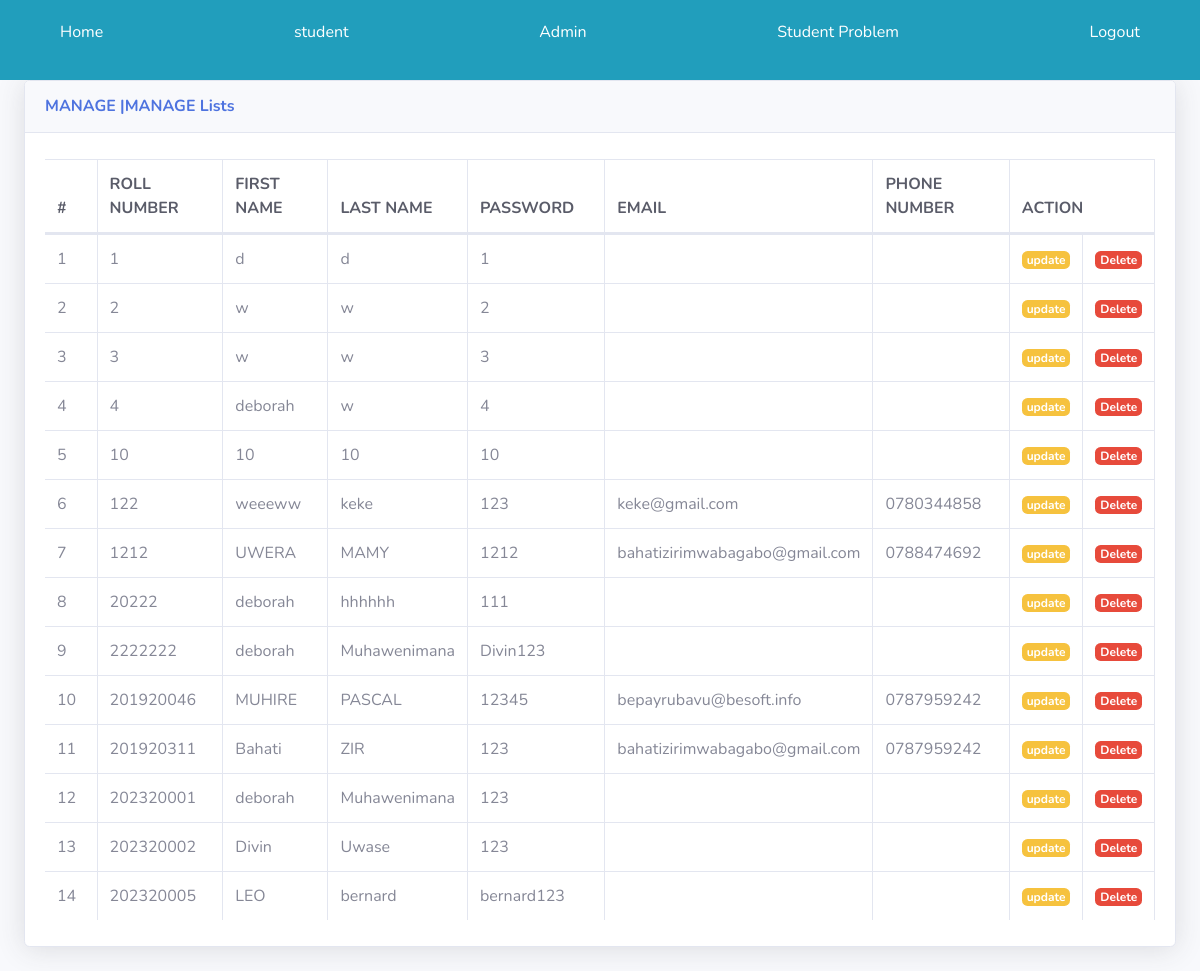
The page /admin/registration/manage_student.php on the database its author committed.
### tables this page shows
CREATE TABLE `student` (
  `rollnumber` int(20) NOT NULL,
  `fname` varchar(50) NOT NULL,
  `lname` varchar(50) NOT NULL,
  `password` varchar(20) NOT NULL,
  `email` varchar(60) NOT NULL,
  `phone` varchar(20) NOT NULL
);

### admin/registration/manage_student.php (the view, shortened to what this page needs)
<!DOCTYPE html>
<html lang="en">
<head>
    <link href="../datatable/vendor/fontawesome-free/css/all.min.css" rel="stylesheet" type="text/css">
    <link rel="stylesheet" href="../datatable/style.css">
    <link href="../datatable/css/sb-admin-2.min.css" rel="stylesheet">
    <link href="../datatable/vendor/datatables/dataTables.bootstrap4.min.css" rel="stylesheet">
</head>
<body id="page-top">
    <header>
        <?php
             include('navbar.php');
        ?>
    </header>
    <div id="wrapper">
        <div id="content-wrapper" class="d-flex flex-column">
            <div id="content">
               <div class="container-fluid">
                    <div class="card shadow mb-4">
                        <div class="card-header py-3">
                            <h6 class="m-0 font-weight-bold text-primary">MANAGE |MANAGE Lists</h6>
                        </div>
                        <div class="card-body">
                            <div class="table-responsive">
                                <table class="table table-bordered" id="dataTable" width="100%" cellspacing="0">
                                    <thead class=" text-dark">
                                        <tr>
                                            <th>#</th>
                                            <th>ROLL NUMBER</th>
                                            <th>FIRST NAME</th>
                                            <th>LAST NAME</th>
                                            <th>PASSWORD</th>
                                            <th>EMAIL</th>
                                            <th>PHONE NUMBER</th>
                                            <th colspan='2'>ACTION</th>
                                        </tr>
                                    </thead>
                                    <tbody>
                                        <?php
                                        include('../connect.php');
                                        $query = "Select * FROM student";
                                        $result = mysqli_query($conn, $query);
                                        $i = 0;
                                        while($row= mysqli_fetch_array($result)){
                                           $i= $i+1;
                                            ?>
                                            <tr>
                                            <td><?php echo $i?></td>
                                            <td><?php echo $row['rollnumber'] ?></td>
                                            <td><?php echo $row['fname'] ?></td>
                                            <td><?php echo $row['lname'] ?></td>
                                            <td><?php echo $row['password'] ?></td>
                                            <td><?php echo $row['email'] ?></td>
                                            <td><?php echo $row['phone'] ?></td>
                                            <td>
                                            <a href="registrationUpdateStudentTable.php?id=<?php echo $row['rollnumber']  ?>" class="badge badge-warning w-100">update</a>
                                            </td>
                                            <td>
                                                <a href="registrationDeleteStudentTable.php?id=<?php echo $row['rollnumber']  ?>" class="badge badge-danger w-100">Delete</a>
                                            </td>
                                        </tr>
                                        <?php
                                        }
                                        ?>
                                    </tbody>
                                </table>
                            </div>
                        </div>
                    </div>
                </div>
            </div>
        </div>
    </div>
</body>
</html>

### admin/registration/navbar.php
    <header class="reg-header">
    <nav class="secretary__nav">
        <ul>
        <li><a href="registration-home.php">Home</a></li>
                <li><a href="add-student.php">student</a></li>
                <li><a href="add-admin.php">Admin</a></li>
                <li><a href="registration-add-problem.php"> Student Problem</a></li>
                <li><a href="../logout.php"> Logout</a></li>
        </ul>
    </nav>
</header>

### admin/datatable/style.css (style rules this page uses)
* { margin: 0; padding: 0; list-style: none; box-sizing: border-box; }
header { width: 100%; background-color: #219ebc; padding: 10px 0; }
nav { width: 90%; margin: auto; }
.secretary__nav ul { display: flex; justify-content: space-between; align-self: center; }
.secretary__nav ul li a { color: white; }

### rows shown on the page
student: rollnumber "1", fname "d", lname "d", password "1"
student: rollnumber "2", fname "w", lname "w", password "2"
student: rollnumber "3", fname "w", lname "w", password "3"
student: rollnumber "4", fname "deborah", lname "w", password "4"
student: rollnumber "10", fname "10", lname "10", password "10"
student: rollnumber "122", fname "weeeww", lname "keke", password "123", email "keke@gmail.com", phone "0780344858"
student: rollnumber "1212", fname "UWERA", lname "MAMY", password "1212", email "bahatizirimwabagabo@gmail.com", phone "0788474692"
student: rollnumber "20222", fname "deborah", lname "hhhhhh", password "111"
student: rollnumber "2222222", fname "deborah", lname "Muhawenimana", password "Divin123"
student: rollnumber "201920046", fname "MUHIRE", lname "PASCAL", password "12345", email "bepayrubavu@besoft.info", phone "0787959242"
student: rollnumber "201920311", fname "Bahati", lname "ZIR", password "123", email "bahatizirimwabagabo@gmail.com", phone "0787959242"
student: rollnumber "202320001", fname "deborah", lname "Muhawenimana", password "123"
student: rollnumber "202320002", fname "Divin", lname "Uwase", password "123"
student: rollnumber "202320005", fname "LEO", lname "bernard", password "bernard123"
